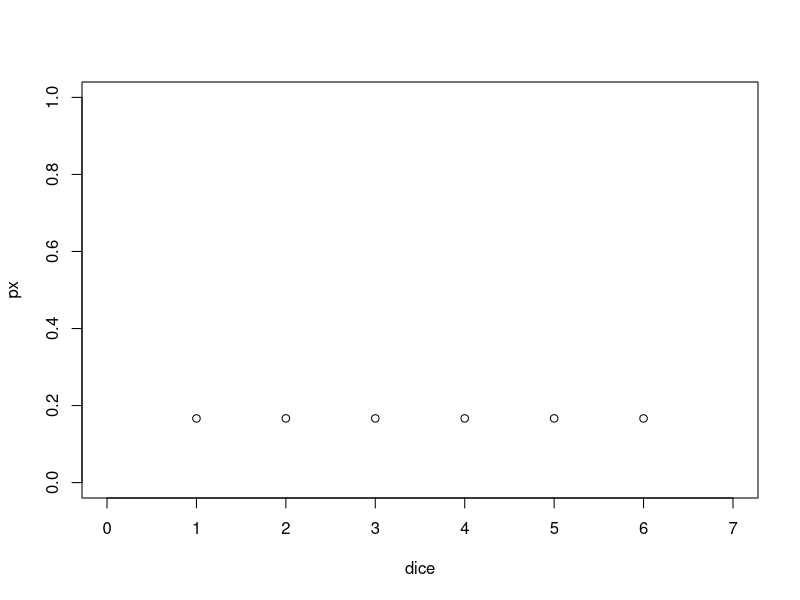
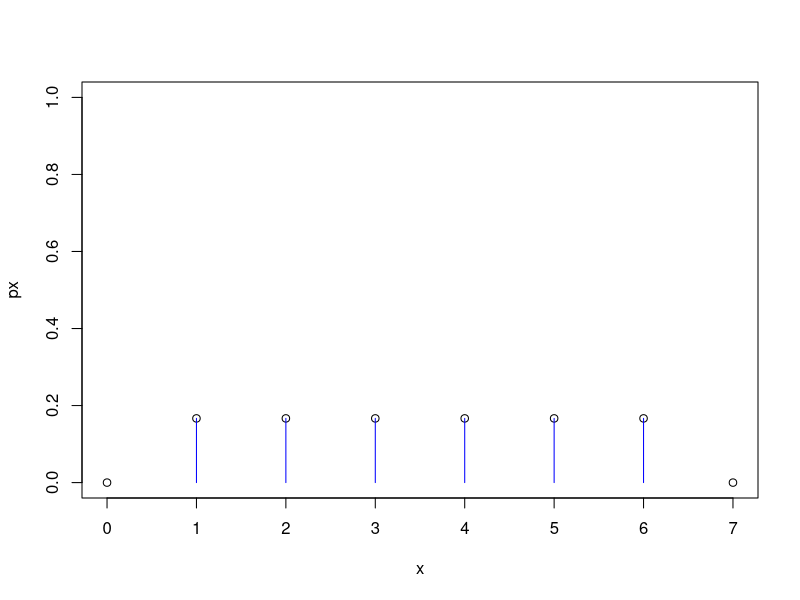
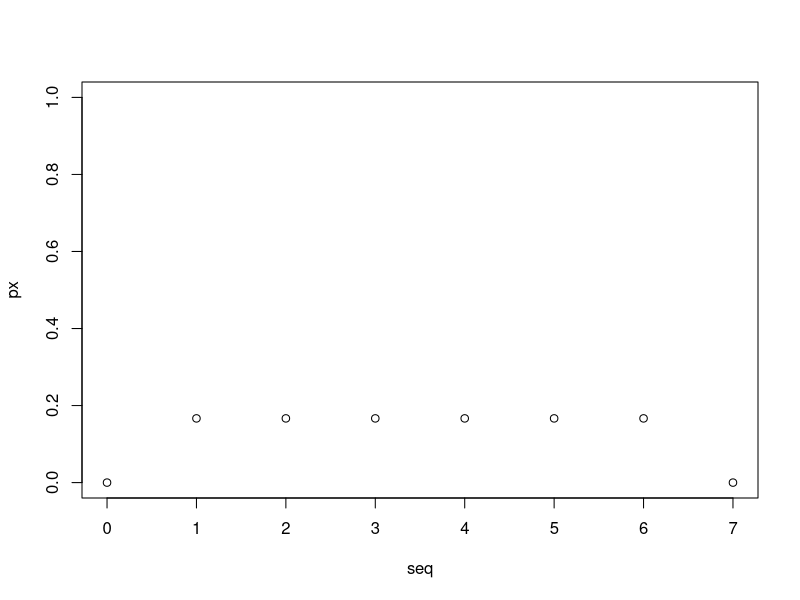
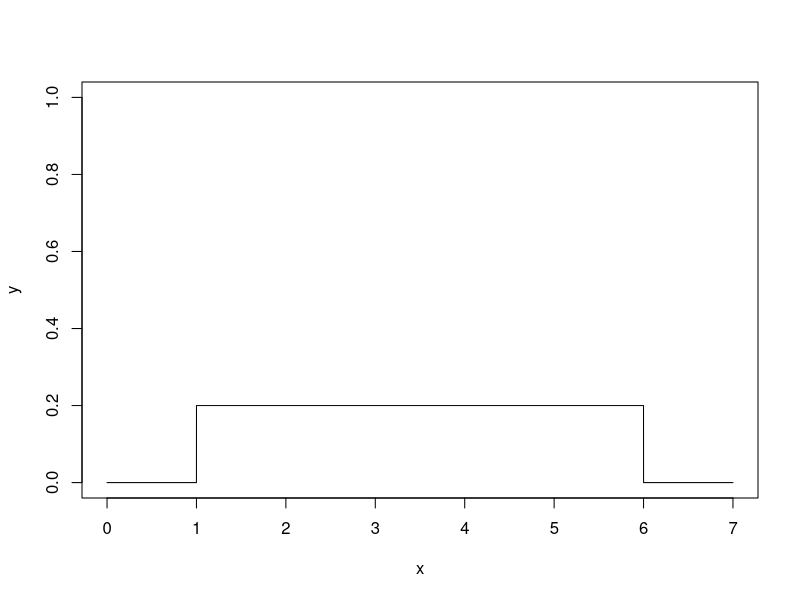
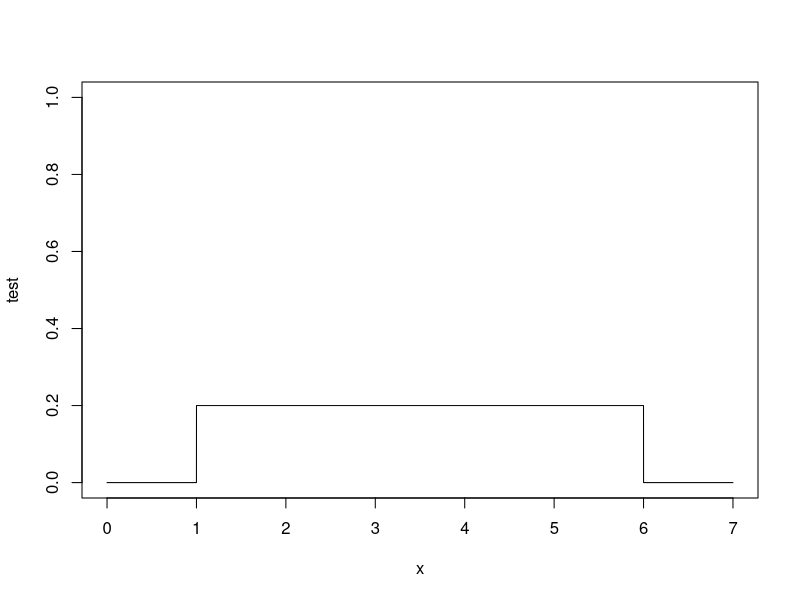
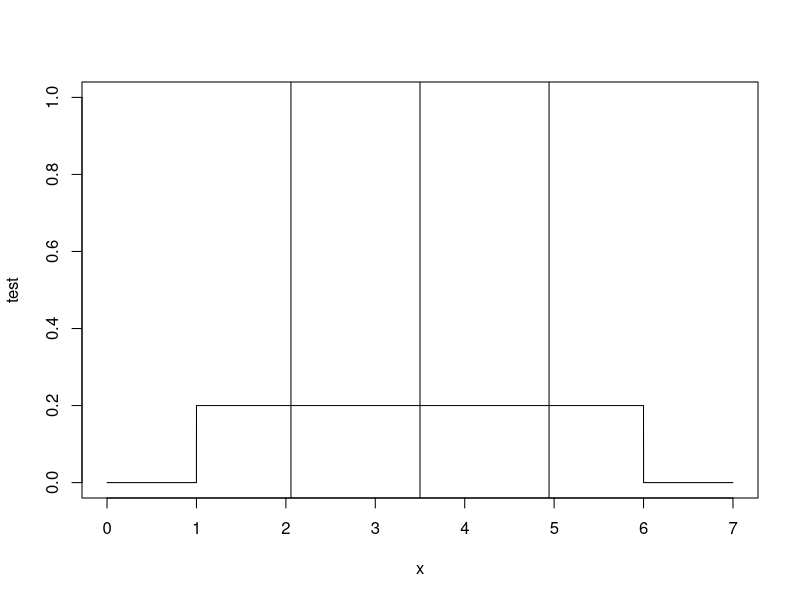
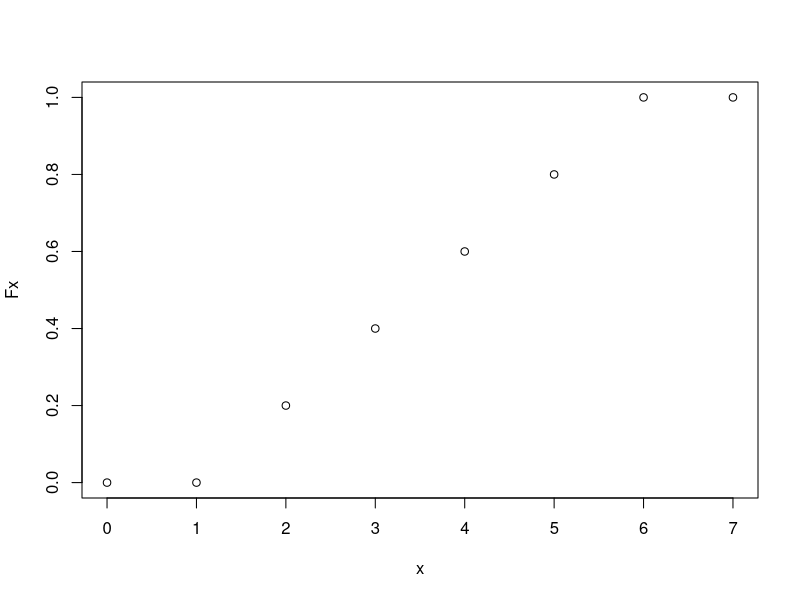
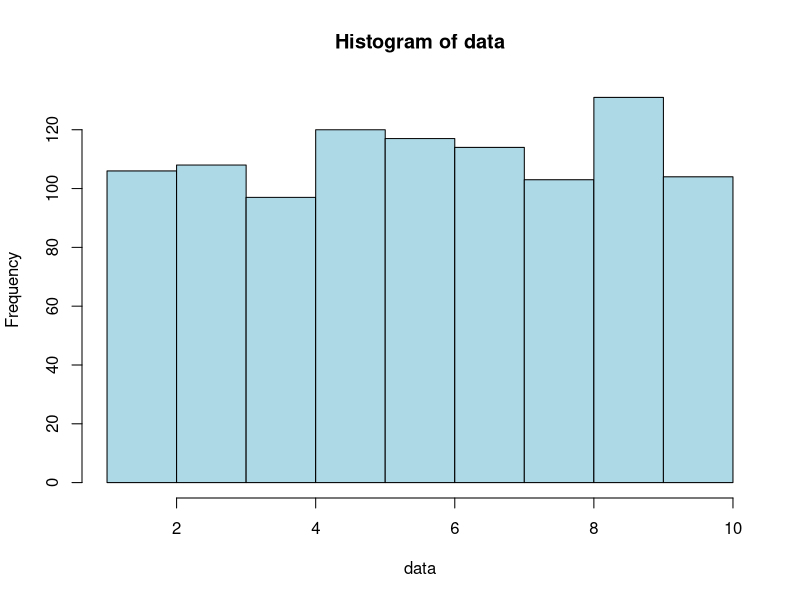

Generate these figures, in order, with R:
#############################################################
##---------------------------------------------------------##
##                Inferential Statistics IV:               ##
##    Probabilistically Evaluating a Linear Model in R ─   ##
##            (Standard) Normal Distributions and          ## 
##           the Z-Test / Gauß-Test and the T-Test         ##
##              by Steffen Schwerdtfeger 01.2023           ##
##---------------------------------------------------------##
#############################################################


####################################################################
#    3 Uniform PMFs, PDFs and CDFs ─ Uniform Probability Mass      #
# Functions (Discrete), Probability Density Functions (Continuous) #
#      and the Cumulative Distribution Function (Continuous)       #
####################################################################

####################################################
# 3.1 Uniform Probability Mass Function (Discrete) #
####################################################


# Probability mass function for p(x_i) = 1/6:
dice = c(1:6)
px = 1/length(dice)  # 1/n == for uniform probability distr.

# Written as vector of length(dice_value_x):
px = c(rep(1/length(dice),length(dice))) 

# Plot discrete probabilities:
plot(x=dice,y=px, ylim= c(0,1), xlim = c(0,7))


# Probability mass function for fair dice with n_sides:
dice_px = function(x,n_sides){ # x = sequence / range of possible values
  dice_val = c(1:n_sides)
  px = x # initialize vector for loop with 1:length(x)
  
  for(i in 1:length(x)){ # := for every object of the vector x
    if(x[i] < min(dice_val)){
      px[i] = 0
    }
    else if(x[i] >= min(dice_val) & x[i] <= max(dice_val)){
      px[i] = 1/n_sides
    }
    else if(x[i] > max(dice_val)){
      px[i] = 0
    }
  } # End for i
  
  # Plot probability mass function:
  plot(x=x,y=px, ylim = c(0:1))
  for(i in 1:n_sides){
    segments(x0=dice_val[i],y0=0,x1=dice_val[i],y1=1/n_sides, col = "blue")
  }
  
  # Return px in console:
  return(px)
} # End of function

# Let us test our function:
seq = c(0:7)
px = dice_px(x=seq,n_sides=6)
# 0.1666667 == 1/6
# [1] 0.0000000 0.1666667 0.1666667 0.1666667 0.1666667 0.1666667 0.1666667
# [8] 0.0000000

# Plot discrete probabilities only:
plot(x=seq,y=px, ylim = c(0:1))

# Probability of rolling a 3, 4 or 5, i.e., a range so to speak:
px_3to5 = px[3]+px[4]+px[5]
px_3to5 = sum(px[3:5])
# [1] 0.5


##########################################################
# 3.2 Uniform Probability Density Functions (continuous) #
##########################################################

# Plot Uniform PDF using basic R functions:
x = seq(0,7, length = 10000) # try length 50 and plot again!

# Uniform density for each x:
y = dunif(x, min = 1, max = 6)

# Plot uniform PDF:
plot(x,y, type = "l", ylim = c(0,1))

# Uniform PDF
unif_PDF = function(a,b,x){
  fx = x # initialize output vector of length(x), so we just use x
  for(i in 1:length(x)){ # := for every object of the vector x
    if(x[i] < a){
      fx[i] = 0
    }
    else if(x[i] >= a & x[i] <= b){
      fx[i] = 1/(b-a)
    }
    else if(x[i] > b){
      fx[i] = 0
    }
  } # End for i
  return(fx) 
} # End of function

# Test:
test = unif_PDF(a = 1,b = 6,x = x)
plot(y = test, x = x, type = "l", ylim = c(0,1)) 

# Integration of area under the curve via multiplication:
upper_bo = 5 # set upper bound
low_bo   = 3 # set lower bound
a_min    = 1 # set minimum
b_max    = 6 # set maximum, else f(x) = 0 anyways...
unif_area = (upper_bo-low_bo)*(1/(b_max-a_min))  
# [1] 0.4

# Integration of a uniform prob. density function via ratio
# area of interest divided by total area:
# P(x_1<=X<=x_2):
P_area = (5-3)/(6-1)
# [1] 0.4


# P(x_1=a<=X<=x_2=b) := area of interest == total area:
P_area = (b_max-a_min)/(b_max-a_min)
P_area = (6-1)/(6-1)
# [1] 1

# P(c<=X<=c) := probability of only one point of, e.g., x =5:
P_area = (5-5)/(6-1)
# Results in 0/5 = 0
# [1] 0

# Mean for uniform distribution:
a = 1
b = 6
# For uniform distribution you may come across this formula:
mean = (a+b)/2
# .. but we can also use our regular old mean:
# mean = sum(dice)/length(dice):
mean = sum(dice)/length(dice)
mean = mean(dice)

# The standard deviation for uniform distributions:
# sd() does not deliver equivalent results:
sd = sqrt(((b-a)^2)/12)

# Add mean and sd to plot:
plot(y = test, x = x, type = "l", ylim = c(0,1)) 
abline(v = mean)
abline(v=mean+sd)
abline(v=mean-sd)


#############################################################
# 3.3 The Cumulative Distribution Function of a Uniform PDF #
#############################################################

unif_CDF = function(a,b,x){
  Fx = x # initialize output vector of length(x), so we just use x again
  for(i in 1:length(x)){ # := for every object of the vector x
    if(x[i] < a){
      Fx[i] = 0
    }
    else if(x[i] >= a & x[i] <= b){
      Fx[i] = (x[i]-a)/(b-a) 
    }
    else if(x[i] > b){
      Fx[i] = 1
    }
  } # End for i
  return(Fx) 
} # End of function

# Initialize a sequence of possible x:
x = seq(0,7,by = 1) 
# Fx:
Fx = unif_CDF(a = 1, b = 6, x = x)

# Plot CDF:
plot(x = x, y = Fx)




####################################################
# 4 The (Standard) Normal Probability Distribution # 
#           ─  Gaussian PDFs and CDFs              #
####################################################

#################################
# 4.1 The Central Limit Theorem # 
#################################

# Initialize data via runif, which will
# give us a random but uniformly distributed
# set of data. Each time you run this line, the result will
# be another set of data points.
# Uses set.seed(0) or other values to make results reproducable
# (we will not get further into the the topic here):
data = runif(n = 1000, min = 1, max = 10)

# We can also plot our data as histogram
hist(data, col = "lightblue")

# Use a for loop to take 5000 random samples of size n = 5 each:
n_samp = 5000
sample_n_5 = c() # create empty vector

# The below function will also take the mean of the sample and 
# and stores in our vector sample_n_5:
for (i in 1:n_samp){
  # Store mean of each sample with length 5:
  sample_n_5[i] = mean(sample(data, 5, replace=TRUE))
} # End for i

# Look at the histogram of the sample_n_5:
hist(sample_n_5, col = "lightblue")


###### Do the same with a log function:

# Plot of our function: 
plot(x = seq(1,10,by=.0009), y = -log(seq(1,10,by=.0009)))

# We will use y as data, so we do some shuffeling
# in order to be able to use most of the code above:
seq = seq(1,10,by=.0009)
seq = -log(seq)
data = seq

# We can also plot our data as histogram
hist(data, col = "lightblue")

# Use a for loop to take 5000 random samples of size n = 5 each:
n_samp = 5000
sample_n_5 = c() # create empty vector

# The below function will also take the mean of the sample and 
# and stores in our vector sample_n_5:
for (i in 1:n_samp){
  # Store mean of each sample with length 5:
  sample_n_5[i] = mean(sample(data, 5, replace=TRUE))
} # End for i

# Look at the histogram of the sample_n_5:
hist(sample_n_5, col = "lightblue")

####################################
# 4.2 The basic Gaussican function #
####################################

# Gaussian base form:
gaussian_fun = function(x){
  fx = exp(-x^2)
  return(fx)
} # End of function

# Plot of basic Gaussian:
seq = seq(-4,4,by = .1)
fx = gaussian_fun(seq)
plot(x = seq, y = fx)

# For comparison exp(x) only
test_pos = function(x){
  fx = exp(x)
  return(fx)
} # End of function

fx_pos = test_pos(seq)
plot(x = seq, y = fx_pos, type = "l")
abline(v = 0)

# ... as well as exp(-x):
test_neg = function(x){
  fx = exp(-x)
  return(fx)
} # End of function

fx_neg = test_neg(seq)
plot(x = seq, y = fx_neg, type = "l")
abline(v = 0)

# Recall a similar effect when squaring the deviation of 
# x_i-mean(x) and looking at the plot:
x = c(0:10)
plot(x = x, y = (x-mean(x)))    # deviation x_i from mean(x)
abline(h=0)
plot(x = x, y = abs(x-mean(x))) # absolute value of x_i-mean(x)
plot(x = x, y = (x-mean(x))^2)  # plot of squared deviation
# Recall: summing the squared deviation results in 
#         the total sum of squares...


##################################
# 4.2.1 Optional facts on exp(x) #
##################################

###### Some facts on why exp(x) is important:
plot(x = seq, y = fx_pos, type = "l")
# forming coordinate system (+x,-x,+y)
abline(v = 0)

# Point at x = 0, so f(0) = y = e^0 = 1
exp(0) # Now add point to plot:
points(y = 1,x = 0) # P (0|1)

# Point at x = 1
# y = f(x) = e^x; f(1) = e^1 = e
exp(1)

points(exp(1)) # P (e|1)
# Slope of tangent at a point P(f(x)|x) := f'(x) = e^x,
# since f(x) = e^x = f'(x)
# Evaluate y coordinate of P(f(x)|x):
y_coordinate = exp(1)
# [1] 2.718282 = Euler's number e.
# We add the respective tangent at that
# point with a slope = e^x. In case you wonder:
# the linear function x does not need to be defined in curve().
curve(exp(1)*x,-3,3, add = TRUE)

# Integral from -Inf to x = 1
expo_fun = function(x) {exp(x)}
integrate(expo_fun, lower = -Inf, upper = 1)
# 2.718282 with absolute error < 0.00015
# = e again.


##########################################
# 4.3 The Parametrized Gaussian function # 
##########################################

# Gaussian with parametric extension:
seq = seq(100,220,by=.1) # height in cm. 
a = .5                 # height of curve peak  
b = (178.4+164.7)/2    # x of peak = mean = 50%
c = ((178.4-170.8)+(164.7-157.6))/2                   
# width of the bell = sd 
# + turning point of function!
gaussian_fun_para = function(x, a, b, c){
  fx = a*exp(-(((x-b)^2)/(2*c^2)))
  return(fx)
} # End of function

a = 1
fx = gaussian_fun_para(seq,a,b,c)
plot(x = seq, y = fx, xlim=c(135,205), type ="l")
abline(v=b, col = "lightblue")
abline(v=b+c, lty = 2)
abline(v=b-c, lty = 2)

# Parameters
a=1
b=0
c=1

# Sequence
seq = seq(-4,4,by=.1)

# Test 1:5
test_1=exp(-(((seq-b)^2)/(2*c^2)))
test_2=exp(-(((seq-b)^2)/(2*c)))
# Test 1 and Test 2 are actually equal!
# Why? Because we set c to 1, so sd and variance are the same!
all.equal(test_1,test_2) 
# [1] TRUE
test_3=exp(-((seq-b)^2))
test_4=exp(-(((seq-b))))
test_5=exp(-(((seq-b))/(2*c)))

# Plot of Test 1:5
plot(x=seq,y=test_1)
plot(x=seq,y=test_2)
plot(x=seq,y=test_3)
plot(x=seq,y=test_4)
abline(v=0)
plot(x=seq,y=test_5)
abline(v=0)


##############################################################
# 4.4 The Parametrized Gaussian Probability Density Function #
#                (the (standard) normal PDF)                 #
##############################################################

# General formula for a probability density function (PDF).
# Insert mean = 0 and var = 1 to obtain the values for input x
# given a so-called standard normal distribution:
prob_dens = function(x,mean,var){
  fx = (1/sqrt(2*pi*var))*exp((-((x-mean)^2))/(2*var))
  return(fx)
} # End of Function

# In case placing () in the above becomes an issue when
# writing a function, you can also decompose the formula:
prob_dens_decomp = function(x,mean,var){
  fx1 = 1/sqrt(2*pi*var)
  fx2 = (-((x-mean)^2))/(2*var)
  fx = fx1*exp(fx2)
  return(fx)
} # End of function

# Initialize seq:
x = seq(-4,4,by=.01)

# Given standard normal distribution:
norm_PDF     = prob_dens(x, mean = 0, var = 1)

# Using basic R function dnorm():
norm_PDF_alt = dnorm(x,mean = 0, sd = 1)

#Check for equality:
all.equal(norm_PDF,norm_PDF_alt)
# [1] TRUE

# Plot
plot(x=x,y=norm_PDF, type = "l")
plot(x=x,y=norm_PDF_alt,type = "l")

# Plot with var = 1 and var = 3
plot(x=x,y=prob_dens(x,mean = 0,var = 1), type="l", col="blue")

# The lines function adds another cure to existing plot:
lines(x=x,y=prob_dens(x,mean = 0,var = 3),col="red")


######################################
# 4.5 Integrating Gaussian Functions #
######################################

# Gaussian base form:
gaussian_fun = function(x){
  fx = exp(-x^2)
  return(fx)
} # End of function

# Using integrate function:
gaussian_integral = integrate(gaussian_fun, lower = -Inf, upper = +Inf)

# Use gaussian_integral$value to get value only, as integrate()
# returns a message and a list.
all.equal(gaussian_integral$value,sqrt(pi))
# [1] TRUE

# 3D Plot of a Gaussian:
x = seq(-4,4,by=.1)
y = x

# We will not go into full detail why we need the outer product for z,
# but the result is a matrix and z needs to be related to two 
# coordinates: x and y.
# However, outer() allows to write the function of our 3D Gaussian 
# within the outer() function:
z = outer(x, y, function(x,y)(exp(-(x^2+y^2))))

# The persp() function lets us plot in 3D; adjust theta and phi
# in order to change perspective: 
persp(x=x,y=y,z=z, theta =20,phi=20)

# From the top:
persp(x=x,y=y,z=z, theta =0,phi=90)


# Integration using our parametrized Gaussian function:
gaussian_fun_para = function(x, a, b, c){
  fx = a*exp(-(((x-b)^2)/(2*c^2)))
  return(fx)
} # End of function

gauss_para_integ = integrate(gaussian_fun_para,a=a,b=b,c=c,lower=-Inf,upper=Inf)
all.equal(gauss_para_integ$value,(a*sqrt(2*pi*c^2)))
# [1] TRUE


###########################################
# 4.6 Integrating the Standard Normal PDF #
###########################################

# Integrate stand. norm. probability density function:
integrate(prob_dens, mean = 0, var =1, -Inf, Inf)
# Result:
# 1 with absolute error < 9.4e-05

# ... or via using dnorm(), now with the parameters "mean =" and "sd =":
integrate(dnorm, mean = 0, sd = 1, -Inf, +Inf)
# Result:
# 1 with absolute error < 9.4e-05

# We could also use the function pnorm():
p_value_Inf = pnorm(Inf,mean = 0,sd = 1)
# [1] 1

# p-value at the mean = 0, 
# given a mean of 0 and sd of 1:
p_value_pnorm = pnorm(0,mean = 0,sd = 1) 
p_value       = integrate(prob_dens, mean = 0, var =1, -Inf, 0)$value
# [1] 0.5

# Test for equality:
all.equal(p_value_pnorm,p_value)
# [1] TRUE


# CDF of a normal PDF:
norm_CDF = function(seq, mean, var){
  # Initialize vector length(density)
  Fx = seq  
  for(i in 1:length(seq)){
    Fx[i] = integrate(prob_dens, mean = 0, var = 1, lower = -Inf, upper = seq[i])$value
  } # End for i
  # Plot result:
  plot(x=seq, y = Fx, type = "l")
  
  return(Fx)
} # End of function

# Test function and plot CDF:
seq = seq(-4,4,by=.1)
norm_CDF(seq,0,1)


#################################################################
# 5 Standardization and Hypothesis Testing ─ Z-Tests, Z-Scores, #
#             Z-Tables (Standard Normal Tables)                 #
#################################################################

# Second synthetic data set:

# Cups of Tea: 
cups = c(0,  1, 2,   3.5, 4.8, 5.2, 6,   6.9, 8.5, 9.1, 9.9, # run 1
         0, .6, 2.6, 3.1, 4.8, 6.9, 7.1, 7.5, 8.5, 9.9, 9.9, #     2
         0, .2, 2.9, 2.9, 4.9, 5.2, 6.9, 7.1, 7.3, 9,   9.8) #     3

# Time passed for each run of measurements (cups), abbreviated:
time = c(0:10,0:10,0:10)

# Standardizing data:

# Using the measurements of our idelized linear model f(x) = x
# as population of the amount of cups Lady Meow drinks during 
# a day:
pop_cups = c(0:10)
plot(pop_cups)

# Population mean, variance and standard deviation:
# Recall that var() and sd() calculates teh sample var/sd
# including Bessel's correction, therefore we use
# the formulas below:
pop_mean = mean(pop_cups)
pop_var = sum((pop_cups-mean(pop_cups))^2)/length(pop_cups)
pop_sd = sqrt(pop_var)

# Function to evaluate the z-value of a 
# non-standardized data set:
z_score = function(x,pop_mean,pop_sd){
  z = (x-pop_mean)/pop_sd
  return(z)
} # End of function


# Standardized Z-Score for a particular value of x:
# Say we want to standardize a value of x that is equal
# to our mean itself:

z_score(pop_mean, pop_mean, pop_sd)
# [1] 0

# Integrating will reasonably result in
# 0.5, i.e., half of the area under the curve:
pnorm(0)
# [1] 0.5
# For a two-tailed test, checking on equality/inequality:
2*pnorm(0)
# [1] 1

# Let us now look at the z-score for our
# value of mean+/-sd in pop_cups:
z_score((pop_mean-pop_sd), pop_mean, pop_sd)
# [1] -1
z_score((pop_mean+pop_sd), pop_mean, pop_sd)
# [1] +1
z_score((pop_mean+2*pop_sd), pop_mean, pop_sd)
# [1] +2
# Worked!!


# Plot corresponding normal and standard norm. PDF:
# Normal PDF of our data:
seq = seq(-10,20,by=.1)
plot(x=seq,y=prob_dens(seq,mean(cups),pop_var),type ="l")

# Translating all possible values on the x axis into our 
# normal PDF into the format of a standard(!) normal PDF:
z_seq = z_score(seq,mean(cups),pop_var)
plot(x=z_seq,y=prob_dens(seq,mean(cups),pop_var),type ="l")


### Standard normal distribution table / z-table:

# Initilize seq for z-scores (+/-)
z = seq(0,9.99,by = 0.01) 

# Calculate all possible z-scores from 0 to 9.99:
p_z = pnorm(z)

# Plotting the above shows that we calculated the
# upper half of the normal CDF:
plot(x=z,y=p_z)

# Set as matrix/table:
z_table = matrix(p_z,ncol = 10,byrow = TRUE)

# Add row and column names to matrix:
rownames(z_table) = seq(0,9.99,b = .1)
colnames(z_table) = seq(0,.09,by = .01)


# Evaluate z and search table for corresponding p-value:
#       [["col","row"]]
z_table[["3.2","0.03"]] 

# ...or use the following way without having to separate the digits:

# Change class to data_frame:
table = as.data.frame(z_table)

# Define z_score:
z_score = 3.23 # only use value up to two decimal places

# The following lines separates the first 3 digits into the
# [["col","row"]] structure, so you don't need to do yourself:
rowDigit = as.numeric(substr(z_score*100, 1,2))/10 # substr(x,start,stop)
# [1] 3.2
colDigit = as.numeric(substr(z_score*100, 3,3))/100
# [1] 0.03

# Execute the next line to find the respective value
# in the table:
table[which(rownames(table) == rowDigit),which(colnames(table) == colDigit)]
# [1] 0.999381
pnorm(3.23,0,1)
# [1] 0.999381


# Use the qnorm function for the inverse CDF:
# Note that we used a rounded score as example
# before:
qnorm(0.990,0,1) # for a p-value threshold of 1%
# [1] 3.229977

seq = seq(0,1,by=0.0001)
quant_func = c() # empty vector
for(i in 1:length(seq)){
  quant_func[i] = qnorm(seq[i],mean=0,sd=1)
} # End for i

# Plot Quantile function:
plot(x=seq,y=quant_func, type="l")


#######################################################
# 5.1 The Regular Z-Test / Gauß-Test  and its P-Value # 
#######################################################

# Comparing distributions:
# We chose equal variance, so the form will be the same

# Sample:
mean_samp = 5
var_samp = 12

# Population:
mean_pop = 15
var_pop = 12 

# Plot:
seq_samp = seq(-7,40,by =.01)
plot(x = seq_samp, y = prob_dens(seq_samp,mean_samp,var_samp), type = "l", xlim=c(-8,30),lty =2)
seq_pop = seq(-7,40,by =.01)
lines(x = seq_pop,y = prob_dens(seq_pop,mean_pop,var_pop), type = "l")
abline(v=mean_pop,col="lightblue")
abline(v=mean_samp,col="orange")
abline(h=0) # line for x-axis at y = 0

# Quantile function for .05 of pop:
pop_threshold = qnorm(.05,mean=15,sd=sqrt(12))

# Add line to mark lower tail threshold of .05 (5%):
segments(x0=pop_threshold,x1=pop_threshold, y0 = 0, y1 = prob_dens(pop_threshold,mean_pop,var_pop))


##############################################
# 5.1.3 Standard Deviation/Error of the Mean #
##############################################

# Example for SEM:

# Our population:
x = c(rep(c(0:10),100))

# Population variance:
var = sum((x-mean(x))^2)/length(x)

# Evaluate SEM for several different sizes of n:
n_sample = 20
sem_20 = sqrt(var)/sqrt(n_sample) 
# [1] 0.7071068 

n_sample = 200
sem_200 = sqrt(var)/sqrt(n_sample) 
# [1] 0.2236068

n_sample = 1000
sem_1k = sqrt(var)/sqrt(n_sample) 
# [1] 0.1

n_sample = length(x)
sem_N = sqrt(var)/sqrt(n_sample) 
# [1] 0.09534626

n_sample = 10000
sem_10k = sqrt(var)/sqrt(n_sample) 
# [1] 0.0003015113

sem_20 > sem_200 & sem_200 > sem_1k & sem_1k > sem_N & sem_N > sem_10k
# [1] TRUE


# Standard error of the mean including actual sampling:
# How the SEM becomes smaller, the more samples we take:

# First we will use the sample sd and later the population
# sd, which we will set to 2 below

set.seed(1) # for reproducability
data = rnorm(n = 1000, mean = 10, sd = 2)

# We can again plot our data as histogram
hist(data, col = "lightblue")

# Use a for loop to take 5000 random samples of size n = 50 each:
n_samp = 5000
sample_mean = c() # create empty vector

# The below function will also takes samples of length 50
# and then mean of that sample stores in our vector sample_mean.
# Running this loop will always result in different samples:
for (i in 1:n_samp){
  # Store mean of each sample with length 50:
  sample = sample(data, 50, replace=TRUE)
  sample_mean[i] = mean(sample)
} # End for i

# Look at the histogram of the sample_mean:
hist(sample_mean, col = "lightblue")

# Now we compare the SEM of the first 20 sample
# with the SEM of the first 250 sample. Recall
# the vector sample_n_50 contains 5000 means
# with a sample size of 50 each:
sample_mean
length(sample_mean) 
# [1] 5000


#### SEM of the first 20 samples:
samp_n20 = sample_mean[1:20]
length(samp_n20)
# [1] 20

# SEM_n20
SEM_n20 = sd(samp_n20)/sqrt(length(samp_n20))
# [1] 0.05782984


#### SEM of the first 250 samples:
samp_n250 = sample_mean[1:250]
length(samp_n250)
# [1] 250

# SEM_n20
SEM_n250 = sd(samp_n250)/sqrt(length(samp_n250))
# [1] 0.01723958


#### SEM of all 5000 samples:
SEM_n5000 = sd(sample_mean)/sqrt(length(sample_mean))
# [1] 0.003924541

# The numerical values will deviate, each time you run the
# loop, but it will always hold the logic of:
SEM_n20 > SEM_n250 & SEM_n250 > SEM_n5000
# [1] TRUE

# For a z-test we would have to use the population sd,
# which we set to be 2 in rnorm() function above. Given
# the sd we can again just simply adjust a size of n:
# pop_sd/sqrt(n):
2/sqrt(20) > 2/sqrt(250) & 2/sqrt(250) > 2/sqrt(10000) 
# [1] TRUE


#############################################################
# 5.2 Possible Hypotheses of the One- and Two-Sample Z-Test #
#                and their Respective P-Values              #
#############################################################

### Chat Noir One-Sample Z-test:

# We will compare sad cats with a population
# of cats ("all cats"):

# Happy cats like Lady Meow drink 10 cups of tea on average:
pop_cats = c(rep(seq(0,10, length(11)),10))

# Sad cat, which drank only 2 cups of tea in 10 hours:
sample_sad_cats = seq(0,2,length = 11)
# [1] 0.0 0.2 0.4 0.6 0.8 1.0 1.2 1.4 1.6 1.8 2.0


# Population var and sd:
var = sum((pop_cats-mean(pop_cats))^2)/length(pop_cats)
sd = sqrt(var)
# SEM:
sem = sd/sqrt(length(sample_sad_cats))

# Z-test:
z_stat = (mean(sample_sad_cats)-mean(pop_cats))/sem
# [1] -4.195235

# P-Value LOWER TAIL
p_val_low = pnorm(z_stat,mean = 0,sd = 1)
# [1] 1.362942e-05
p_val_low < .05
# [1] TRUE

# P-Value UPPER TAIL:
# The below is only theoretically the case and we
# have to pretend to have gotten a positive z-statistics.
# The below therefore actually argues that sad cats drink 
# more tea than happy cats (we made thinks up, but just 
# you know):
p_val_upper = pnorm(abs(z_stat),mean = 0,sd = 1)
1-p_val_upper
# [1] 1.362942e-05
1-p_val_upper < .05
# [1] TRUE

# P-Value TWO-TAIL
p_val_two = 2*pnorm(z_stat,mean = 0,sd = 1)
# [1] 2.725883e-05
p_val_two < .05
# [1] TRUE


#### Chat Noir Independent Two-Sample Z-test:

# We will compare happy cats such as Lady Meow with 
# unfortunate cats that are evidently sad (inclusion 
# criterias will left out for now):

# Happy Cats:
sample_cats = c(0:10)
pop_cats = seq(0,10.5,length = 11)
pop_cats = c(rep(pop_cats,100))

# Sad cats, which drink only 1 cup of tea in 10 hours :'(
sample_sad_cats = seq(0,2.5,length = 11)
# [1] 0.00 0.25 0.50 0.75 1.00 1.25 1.50 1.75 2.00 2.25 2.50
pop_sad_cats = c(rep(seq(0,2.5,length = 11),100)) 


# SEM of each sample:
happy_var = sum((pop_cats-mean(pop_cats))^2)/length(pop_cats)
happy_pop_sd = sqrt(happy_var)
happy_sem = happy_pop_sd/length(sample_cats)

sad_var_pop = sum((pop_sad_cats-mean(pop_sad_cats))^2)/length(pop_sad_cats)
sad_pop_sd = sqrt(sad_var_pop)
sad_sem = sad_pop_sd/length(sample_sad_cats)

# z-Statistics:
z_statistics_num = (mean(sample_sad_cats)-mean(sample_cats))-(mean(pop_sad_cats)-mean(pop_cats))
z_statistics_denom = sad_sem + happy_sem
z_statistics = z_statistics_num/z_statistics_denom
# [1] -10.03415

# We can simplify the formula and will get the same results:
z_statistics_num = (mean(sample_sad_cats)-mean(sample_cats))
z_statistics_denom = sad_sem + happy_sem
z_statistics = z_statistics_num/z_statistics_denom
# [1] -10.03415  # == -10.034 sd's away from the pop. mean

# P-value:
pnorm(z_statistics)
# [1] 5.394214e-24

#### Chat Noir Dependent/Paired Two-Sample Z-test:

# Sad cats, which drink only 1 cup of tea in 10 hours :'(
# We can also consider this as timestep t_1:
sample_sad_cats = seq(0,2.5,length = 11)
# [1] 0.00 0.25 0.50 0.75 1.00 1.25 1.50 1.75 2.00 2.25 2.50

# Timestep t_2, i.e., after cat was on catnip:
sample_catnip = c(0:10)
# [1]  0  1  2  3  4  5  6  7  8  9 10

# Evaluate the difference between t_1 and t_2 via
# diff = t_2 - t_1
diff = sample_catnip-sample_sad_cats

# Set up data table:
data = cbind(sample_sad_cats, sample_catnip, diff)
data = as.data.frame(data) # in order to be able to use $

#       sample_sad_cats  sample_catnip diff
#  [1,]            0.00              0 0.00
#  [2,]            0.25              1 0.75
#  [3,]            0.50              2 1.50
#  [4,]            0.75              3 2.25
#  [5,]            1.00              4 3.00
#  [6,]            1.25              5 3.75
#  [7,]            1.50              6 4.50
#  [8,]            1.75              7 5.25
#  [9,]            2.00              8 6.00
# [10,]            2.25              9 6.75
# [11,]            2.50             10 7.50

# Caluclate the mean difference
mean_diff = sum(data$diff)/length(diff)
# Total sum of squared mean differences
sum_sq_diff = sum(((diff-mean_diff)^2))
# Standard error of the mean differences
sd_mean_diff = sqrt(sum_sq_diff/length(diff))/sqrt(length(diff))

# Z_value:
z_value = mean_diff/sd_mean_diff 

# Upper tail z-test, arguing that catnip has the effect that
# sad cats are drinking more tea than before again:
p_value = 1-pnorm(z_value)
# [1] 7.854725e-08


########################
# 6 The Regular T-Test #
########################

# Degrees of freedom explained:

# Sample:
x = c(10,20,30)
n =  length(x)

sum(c(10,20,30))/n
# [1] 20

# Alternative sample with equivalent mean,
# but 20 has to be same:
mean = sum(c(5,20,35))/n
# [1] 20


# PDF of a T-Distribution:
# df = n-1 # or 2 for two estimates/relations

t_distr = function(x,df){
  t_1 = gamma((df+1)/2)/(sqrt(df*pi)*gamma(df/2))
  t_2 = (1 + (seq^2/df))^(-(df+1)/2)
  t_distr = t_1*t_2
  return(t_distr)
} # End of function

# Initialize Sequence: 
seq = seq(-4,4,by = .1)

# Plot standard normal and t-distribution
# with df = 1, df = 2, df = 10, df = 100:
plot(x=seq,y=prob_dens(seq,0,1), type ="l") 
lines(x=seq,y=t_distr(seq,1),col="red")    # df 1
lines(x=seq,y=t_distr(seq,2),col="green")  # df 2
lines(x=seq,y=t_distr(seq,10),col="blue")  # df 10
# Here you can see that given a df = 30 theh t-distribution
# gets very close to standard normal distribution, hence 
# the z-score is used, given n>30:
lines(x=seq,y=t_distr(seq,30),col="lightblue") # df 30

# Moving to df = 100 the light blue line will essentially overlap
# with the standard normal PDF
plot(x=seq,y=prob_dens(seq,0,1), type ="l")
lines(x=seq,y=t_distr(seq,100),col="lightblue") # df 100


####################################################
# 7 Hypothesis Test on the Slope and the Intercept #
#               of a Linear Model                  #
####################################################

# Next we are going to look at a data set where
# a linear relation is not significant. We will
# use the integrated data set "mtcars" for that.
# Let us ignore the meaning of the dependent and
# independent variable and just look at the plot
# that obviously shows no slope above 0:
data("mtcars")
dep = mtcars$disp
indep = c(1:length(dep))
plot(indep,dep)

# The p-value is 0.9047, suggesting no significant
# result, given a slope of -0.2913, a very low
# slope, barely different to 0:
compare = summary(lm(dep~indep))
#  Call:
#  lm(formula = dep ~ indep)

# Residuals:
#     Min      1Q  Median      3Q     Max 
# -158.60 -105.75  -36.75   97.03  240.84 

# Coefficients:
#              Estimate Std. Error t value Pr(>|t|)    
#  (Intercept) 235.5282    45.5971   5.165 1.46e-05 ***
#  indep        -0.2913     2.4116  -0.121    0.905    
# ---
#   Signif. codes:  0 ‘***’ 0.001 ‘**’ 0.01 ‘*’ 0.05 ‘.’ 0.1 ‘ ’ 1

# Residual standard error: 126 on 30 degrees of freedom
# Multiple R-squared:  0.0004861,	Adjusted R-squared:  -0.03283 
# F-statistic: 0.01459 on 1 and 30 DF,  p-value: 0.9047


# For more detailed numbers look at:
compare$coefficients
#               Estimate Std. Error    t value     Pr(>|t|)
# (Intercept) 235.528226  45.597118  5.1654192 1.460149e-05
# indep        -0.291294   2.411567 -0.1207903 9.046625e-01

# Our optimal linear model:
beta  =  cov(indep,dep)/var(indep)
# [1] -0.291294
alpha =  mean(dep)-beta*mean(indep)
# [1] 235.5282
fx = alpha+beta*indep

# Plot model:
plot(indep,dep)
abline(a=alpha,b=beta)


#########################
# 7.1 Testing the slope #
#########################

# Sum of square residuals:
SumR2     = sum((dep-fx)^2)
# [1] 475953.3
SumR2_alt = sum(as.numeric(residuals(lm(dep~indep))^2))
SumR2_alt2 = sum((dep-mean(dep))^2) - beta*sum((dep-mean(dep))*(indep-mean(indep)))

all.equal(SumR2,SumR2_alt,SumR2_alt2)
# [1] TRUE

# Residual SE:
residual_standard_error = sqrt(SumR2/(length(indep)-2)) 
# [1] 125.9568
compare
# => Residual standard error: 126
# summary(lm(y~x)) rounds the value in the output,
# but since we will get to equivalent results we can
# savely assume that the output value is just rounded.

# Standard error of the slope for t-distribution:
se_denom = sqrt(sum((indep - mean(indep))^2))
se_slope_t = residual_standard_error/se_denom

# t-value:
t_value = beta/se_slope_t 
# [1] -0.1207903

# p-value for two-tail == to standard output of summary(lm(y~x)):
2*pt(t_value, df = length(indep)-2) 
# [1] 0.9046625

# t-value and p-value is equivalent with the output of
# summary(lm(y~x)):
compare$coefficients
#               Estimate Std. Error    t value     Pr(>|t|)
# (Intercept) 235.528226  45.597118  5.1654192 1.460149e-05
# indep        -0.291294   2.411567 -0.1207903 9.046625e-01


#############################
# 7.2 Testing the intercept #
#############################

# Example of a model with slope of zero:
x = c(0:10)
y = rep(5,11)
plot(x,y)
abline(h=5)

# Standard error of the intercept:
SE_a = sqrt(SumR2/(length(indep)-2))*sqrt((1/length(indep))+((mean(indep)^2)/sum((indep-mean(indep))^2)))
# [1] 45.59712

# t-value intercept:
t_value = alpha/SE_a
# [1] 5.165419

# p-value intercept:
2*(1-pt(t_value,df = length(indep)-2))
# [1] 1.460149e-05


###################################################
# 8 Update on our linear_least_squares() Function #
###################################################

# Updated linear least squares function:
# Go-go-gadgeto linear_least_square!!!!

linear_least_square = function(indep,dep){ # Start of function
  
  # Evaluating coefficients for and optimal linear model
  # given a set of dependent and independent variables:
  beta  =  cov(indep,dep)/var(indep)
  alpha =  mean(dep)-beta*mean(indep)
  fx = alpha+beta*indep
  
  # Sum of Squared Errors/Residuals:
  SumR2     = sum((dep-fx)^2)
  
  # Residual Standard Error/Deviation:
  residual_standard_error = sqrt(SumR2/(length(indep)-2)) 
  
  # Standard error of the slope for t-distribution:
  se_denom = sqrt(sum((indep - mean(indep))^2))
  se_slope_t = residual_standard_error/se_denom
  
  # Standard error of the incercept for t-distribution:
  se_a = sqrt(SumR2/(length(indep)-2))*sqrt((1/length(indep))+((mean(indep)^2)/sum((indep-mean(indep))^2)))
  
  # t-value of the slope:
  t_value_b = beta/se_slope_t 
  
  # t-value of the intercept:
  t_value_a = alpha/se_a
  
  ### p-value of the slope via integrating the PDF of a t-distribution
  # up to the t-value calculated above:
  
  # Two-Tail P(t=T|H_0):
  p_b_2t = 2*pt(t_value_b, df = length(indep)-2) 
  
  ### p-value of the intercept:
  
  # Two-Tail P(t=T|H_0):
  p_a_2t = 2*(1-pt(t_value_a,df = length(indep)-2))
  
  # Results for two tail
  Results_a = c(round(alpha,4), round(se_a,4), round(t_value_a,4), p_a_2t)
  Results_b = c(round(beta,4), round(se_slope_t,4), round(t_value_b,4), p_b_2t)
  Res_data = as.data.frame(rbind(Results_a,Results_b))
  colnames(Res_data) = c("Estimate","Std. Error","t value","Pr(>|t|)")
  rownames(Res_data) = c("Intercept", "Reg. coeff.")
  
  # Nice output using cat() function:
  cat(" Linear least square method in R","\n","\n",
      "Independent variable:", "\t", deparse(substitute(indep)),"\n", 
      "Dependent   variable:", "\t", deparse(substitute(dep)),"\n","\n",
      "alpha", "\t",alpha,"\n",
      "beta","\t",beta, "\t","SumR2", "\t", SumR2, "\n","\n")
  print(Res_data)
  cat("\n","Residual Standard Error:",round(residual_standard_error),"on",
      (length(indep)-2), "degrees of freedom","\n","\n") 
  
  # Let us also plot our results:
  # We will also use deparse(substitute(x)) for the 
  # labels of our plot axes.
  plot(x=indep,y=dep, ylab = deparse(substitute(dep)),       
       xlab = deparse(substitute(indep)))
  abline(a=alpha, b=beta, col = "darkblue")
} # End of function

# Test:
linear_least_square(indep, dep)

# Linear least square method in R 
# 
# Independent variable: 	 indep 
# Dependent   variable: 	 dep 
#
# alpha 	 235.5282 
# beta 	 -0.291294 	 SumR2 	 475953.3 
#
#             Estimate Std. Error t value     Pr(>|t|)
# Intercept   235.5282    45.5971  5.1654 1.460149e-05
# Reg. coeff.  -0.2913     2.4116 -0.1208 9.046625e-01
#
# Residual Standard Error: 126 on 30 degrees of freedom 
